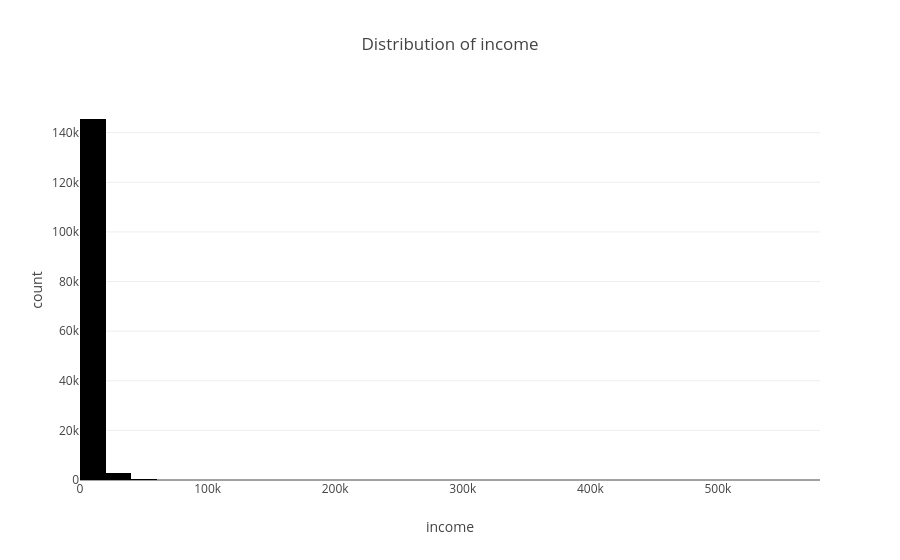

Notebook cell for this chart:
### Code cell
### Income
### How borrower income is distributed

fig = px.histogram(
    df,
    x = "income",
    nbins = 30,
    title = "Distribution of income"
)

fig.show()

### Figure 1 — Plotly figure (JSON) as saved in the notebook; plotly's stock layout.template omitted (floating-point values rounded to 4 significant figures; data arrays with more than 128 entries replaced by an {"elided": "..."} marker saying what was removed)
{"data": [{"bingroup": "x", "hovertemplate": "income=%{x}<br>count=%{y}<extra></extra>", "legendgroup": "", "marker": {"color": "#000001", "pattern": {"shape": ""}}, "name": "", "nbinsx": 30, "orientation": "v", "showlegend": false, "type": "histogram", "x": {"elided": "148670 float values"}, "xaxis": "x", "yaxis": "y"}], "layout": {"barmode": "relative", "legend": {"tracegroupgap": 0}, "title": {"text": "Distribution of income"}, "xaxis": {"anchor": "y", "domain": [0, 1], "title": {"text": "income"}}, "yaxis": {"anchor": "x", "domain": [0, 1], "title": {"text": "count"}}}}
